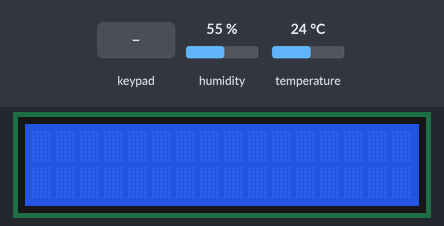
Bench run of a sketch on a simulated Arduino Uno, built with avr-gcc and run on an emulated ATmega328P. On the bench: 16×2 character LCD. The inputs (shaded band) are chosen by the test bench; at power-on: humidity 55 %, temperature 24 °C. What the sketch prints to the serial monitor is not drawn.

Above: at 1.2 s.
1.3 s: key '4' pressed
At 2.5 s:
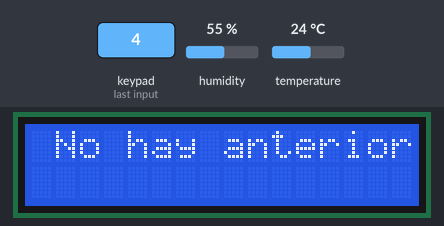
2.8 s: key '6' pressed
At 3.8 s:
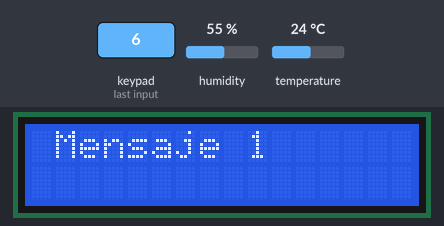
4.3 s: key 'B' pressed
At 4.7 s:
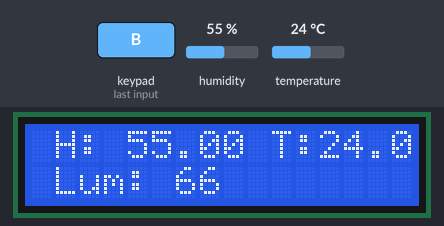
Timing chart, 0 to 7.3 s (numbered marks = the images above; inputs shaded):
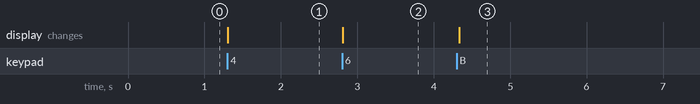

Measured:
- after the input at 1.3 s, the display: changes at once (image 1)
- after the input at 2.8 s, the display: changes at once (image 2)
- after the input at 4.3 s, the display: changes at once (image 3)

The sketch:

humedad_y_matricial.ino
```cpp
/*
  Autor: Miguel Angel Reyes Solis
         Juan Pablo Gallardo Ochoa

  Descripcion: Programa para calcular la humedad, temperatura y luminosidad
                por medio de un fotoresistor y un sensor DHT11 de tal manera
                que una vez hechas las mediciones, sean mostradas en un lcd.

*/

#include "DHT.h"            // importamos la libreria dth para el funcionamiento del sensor
#include <LiquidCrystal.h>  // importamos la libreria para el funcionamiento del lcd
#include <Keypad.h>         // importamos la libreria para el teclado matricial
#define RS 3                // Definimos los pines de entrada para los pines del lcd
#define E 5
#define D4 6
#define D5 9
#define D6 10
#define D7 11
#define DHTTYPE DHT11       // Definimos que el sensor de temperatura y humedad que usaremos sera el DHT 11

const long A = 1000;        //Resistencia en oscuridad en KΩ indispensable para la formula del calculo de la luminosidad
const int B = 15;           //Resistencia a la luz (10 Lux) en KΩ indispensable para la formula del calculo de la luminosidad
const int Rc = 10;          //Resistencia calibracion en KΩ indispensable para la formula del calculo de la luminosidad
const int LDRPin = A0;      //Pin de entrada del fotoresistor o LDR
const int DHTPin = 2;       //Pin de entrada para el sensor de temperatura y humedad
const byte nofilas = 4;     //definimos el numero de filas del teclado matricial
const byte nocolumnas = 4;  //definimos el numero de columnas del teclado matricial
int V;                      //variable para guardar la entrada del LDR
int ilum;                   // DEfinicion de la variable que resultara despues del calculo

float temp;                 //Definimos la variable de la temperatura
float hum;                  //Definimos la variable de la temperatura

String tem_hum = "";        // Inicializamos los mensajes que se mostraran de temperatura y humedad
String luminosidad = "";    // Inicializamos los mensajes que se mostraran de luminosidad

const byte pinfilas[nofilas] = { 12, 8, 7, 4 }; //definimos que pines seran los pertenecientes a las filas
const byte pincolumnas[nocolumnas] = { A4, A3, A2, A1 }; // definimos que pines seran los pertenecientes a las columnas

char teclas[nofilas][nocolumnas] = { //definimos la matriz con el valor que tomara cada tecla al ser presionada
   { '1','2','3', 'A' },
   { '4','5','6', 'B' },
   { '7','8','9', 'C' },
   { '*','0','#', 'D' }
};

DHT dht(DHTPin, DHTTYPE);   //Inicializamos el sensor de temperatura definiendo el tipo de sensor y el pin de entrada
LiquidCrystal lcd(RS,E,D4,D5,D6,D7);  //Inicializamos el LCD pasando los parametros de la tarjeta
Keypad keypad = Keypad(makeKeymap(teclas), pinfilas, pincolumnas, nofilas, nocolumnas); //Inicializamos el teclado matricial pasando los parametros al constructor

String mensajes [] = {"Mensaje 1", "Mensaje 2", "Mensaje 3", "Mensaje 4"}; //Definimos un arreglo de mensajes a mostrar
int cont = 0;         // Inicializamos el contador que nos dara la posicion a mostrar
int tamano = 0;       // Inicializamos la variable que guardara el tamaño del arreglo

void setup() {
   Serial.begin(9600);
   dht.begin();             //Iniciamos con el funcionamiento del sensor de temperatura
   lcd.begin(16,2);         //Iniciamos con el funcionamiento del LCD definiendo que es de 16 * 2 lineas
}

void loop() {

  char key = keypad.getKey(); //Pedimos la tecla presionada y asignamos el valor
  tamano = sizeof(mensajes)/sizeof(mensajes[0]); //Obtenemos el tamaño del arreglo


   if (key) {
      if(key == 'B'){

           V = analogRead(LDRPin);   //Guardamos la lectura del fotoresistor(LDR)
           ilum = ((long)V*A*10)/((long)B*Rc*(1024-V)); // Ejecutamos la formula del calculo de la luminosidad
           hum = dht.readHumidity();  //Leemos la humedad del sensor
           temp = dht.readTemperature(); //Leemos la temperatura del sensor
           tem_hum="";                   // Limpiamos el mensaje
           tem_hum.concat("H: ");        // Concatemanos los textos y variables en un solo mensaje en relacion a la temperatura y la humedad
           tem_hum.concat(hum);
           tem_hum.concat(" T:");
           tem_hum.concat(temp);

           luminosidad = "";                  // Limpiamos el mensaje
           luminosidad = "Lum: ";             // Concatemanos los textos y variables en un solo mensaje en relacion a la temperatura y la humedad
           luminosidad.concat(ilum);


         // Condicionamos de tal forma que si no se logra obtener una lectura entonces mande un mensaje de error
           if (isnan(hum) || isnan(temp)) {
              lcd.clear();
              lcd.write("Error en la lectura");
              return;
           }else{
            // Si se logro la lectura del sensor entonces limpiamos la pantalla, mostramos la temperatura y la humedad en la primera linea
            lcd.clear();
            lcd.setCursor(1,0);
            lcd.print(tem_hum);
            lcd.setCursor(1,1); // Cambiamos de linea para mostrar la luminosidad
            lcd.print(luminosidad);
           }

        }else if(key == '4'){
          if(tamano > 0){                           //Verificamos que el arreglo tenga al menos un mensaje
            if(cont <= 0){                          //Checamos que haya algun mensaje anterior
                cont = -1;
                lcd.clear();
                lcd.setCursor(1,0);
                lcd.write("No hay anteriores");
                Serial.println(tamano);
              }else{
                cont -= 1;                          // Mostramos un mensaje anterior
                lcd.clear();
                lcd.setCursor(1,0);
                lcd.print(mensajes[cont]);
              }
            }else{
                lcd.clear();
                lcd.setCursor(1,0);
                lcd.write("No hay mensajes");
              }
          }else if(key == '6'){
            if(tamano > 0){                        //Verificamos que el arreglo tenga al menos un mensaje
              if(cont >= tamano-1){                //Checamos que haya algun mensaje posterior
                  cont = tamano;
                  lcd.clear();
                  lcd.setCursor(1,0);
                  lcd.write("No hay posteriores");
                }else{
                  cont += 1;                      // Mostramos un mensaje anterior
                  lcd.clear();
                  lcd.setCursor(1,0);
                  lcd.print(mensajes[cont]);
                }
            }else{
                lcd.clear();
                lcd.setCursor(1,0);
                lcd.write("No hay mensajes");
              }
          }
   }


}
```
